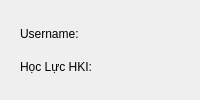
        <widget class="QWidget" name="widget_3" native="true">
         <property name="styleSheet">
          <string notr="true">#widget_3 {
    border: 2px solid #1B5E20;
    border-radius: 12px;
    background-color: rgba(165, 214, 167, 150);
}</string>
         </property>
         <layout class="QHBoxLayout" name="horizontalLayout">
          <item>
           <widget class="QWidget" name="widget_4" native="true">
            <property name="styleSheet">
             <string notr="true">#widget_5 {
	color: #000000;
    border: 2px solid #1B5E20;
    border-radius: 12px;
    background-color: rgba(165, 214, 167, 150);
}</string>
            </property>
            <layout class="QVBoxLayout" name="verticalLayout_2">
             <item>
              <widget class="QLabel" name="username">
               <property name="styleSheet">
                <string notr="true"/>
               </property>
               <property name="text">
                <string>Username:</string>
               </property>
              </widget>
             </item>
             <item>
              <widget class="QLabel" name="hoc_luc_allyear">
               <property name="styleSheet">
                <string notr="true"/>
               </property>
               <property name="text">
                <string>Học Lực HKI:</string>
               </property>
              </widget>
             </item>
            </layout>
           </widget>
          </item>
         </layout>
        </widget>
